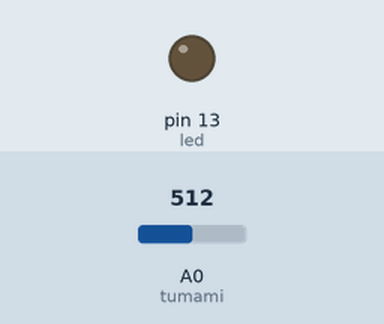
A sketch run on a simulated Arduino Uno, built with avr-gcc and run on an emulated ATmega328P. Shown: output pins drawn as LEDs (lit = HIGH). The test bench sets the inputs (shaded band); at power-on: A0 (tumami) = 512. What the sketch prints to the serial monitor is not drawn.

Above: at 19.2 s.
19.3 s: A0 (tumami) set to 348
21.2 s: A0 (tumami) set to 326
At 22.3 s:
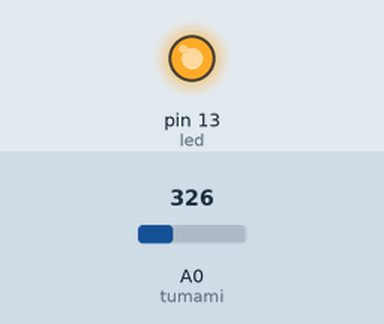
23.5 s: A0 (tumami) set to 511
At 25.0 s:
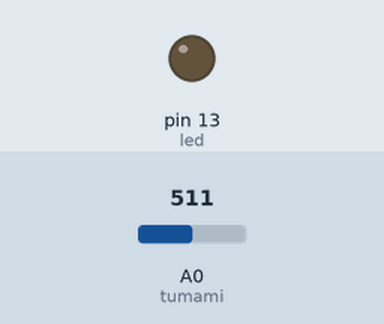
25.5 s: A0 (tumami) set to 306
At 26.6 s:
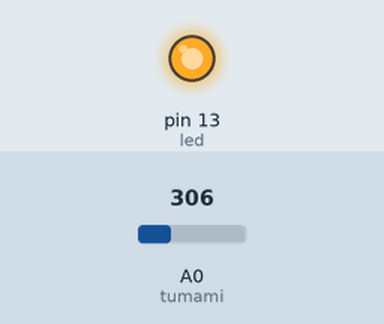
Timing chart, 0 to 28.5 s (numbered marks = the images above; inputs shaded):
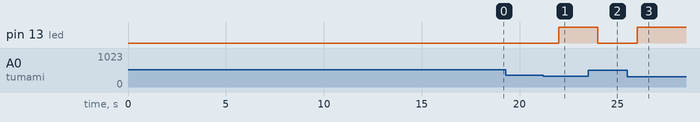

The sketch:

onse_go_se.ino
```cpp
int  led = 13;
int  tumami = 0;
int  sentaku = -1;

void setup() {
   Serial.begin(9600);
   pinMode(led, OUTPUT);
   mainMenu();
}

void mainMenu() {
  Serial.println("meinmenyudesu");
  delay(2000);
  Serial.println("dennkiwo tenntousurubaaiha ichiwo");
  delay(4000);
  Serial.println("dennkiwo syoutousurubaaiha niwo");
  delay(4000);
  Serial.println("mouichido menyuwo kikubaaiha sya-puwo");
  delay(4000);
  Serial.println("oshitekudasai");
  delay(4000);
  Serial.println("dennwaba'nngo-wa<NUM VAL=01-2345-6789>desu.");
}

void loop() {
  sentaku = map(analogRead(tumami), 0, 1023, 0, 3);
  switch (sentaku) {
    case 0:
      digitalWrite(led, HIGH);
      break;
    case 1:
      digitalWrite(led, LOW);
      break;
    case 2:
    default:
      mainMenu();
  }
  delay(1000);
}
```

Measured:
- the behaviour switches between 341 and 340 on A0 (tumami) (found by bisection; images 0 and 1)
- after the input at 19.3 s, every drawn part: stays the same
- after the input at 21.2 s, pin 13 (led): LOW → HIGH after 0.80 s
- after the input at 23.5 s, pin 13 (led): HIGH → LOW after 0.50 s
- after the input at 25.5 s, pin 13 (led): LOW → HIGH after 0.50 s
